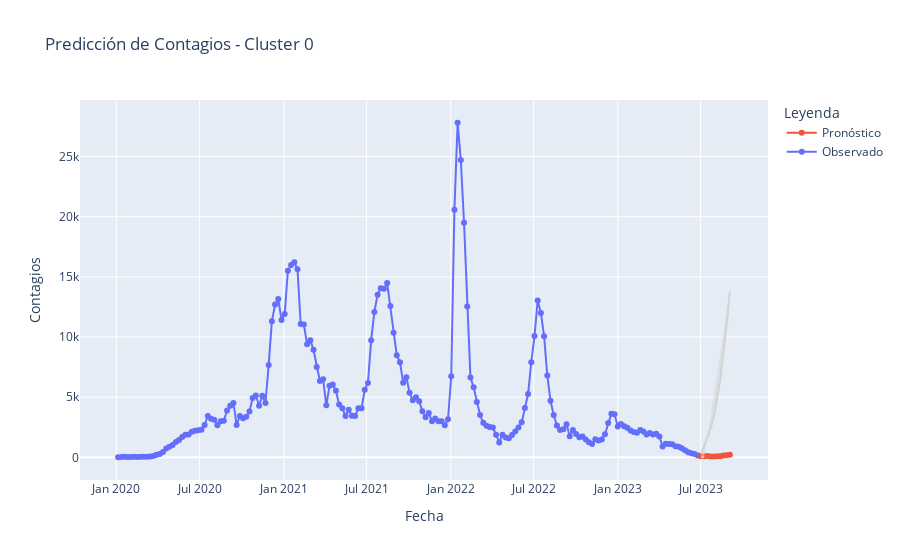

The notebook cell this image was saved under:
### Code cell
def preparar_datos_actuales(df):
    df['Contagios'] = df['Contagios'].clip(lower=1)
    df['Contagios_transformed'], lambda_ = boxcox(df['Contagios'])
    return df['Contagios_transformed'], lambda_


def realizar_predicciones_futuras(modelo, steps, lambda_):
    datos_predicciones = modelo.get_forecast(steps=steps)
    predicciones_t = datos_predicciones.predicted_mean
    predicciones = inv_boxcox(predicciones_t, lambda_)
    pred_ci_transformed = datos_predicciones.conf_int()
    pred_int_conf = pd.DataFrame()
    pred_int_conf['lower'] = inv_boxcox(pred_ci_transformed.iloc[:, 0], lambda_)
    pred_int_conf['upper'] = inv_boxcox(pred_ci_transformed.iloc[:, 1], lambda_)
    ultima_fecha = modelo.data.dates[-1]
    fechas_predichas = pd.date_range(start=ultima_fecha + pd.DateOffset(days=1), periods=steps, freq='W')
    predicciones.index = fechas_predichas
    pred_int_conf.index = fechas_predichas
    return predicciones, pred_int_conf



def visualizar_predicciones_futuras(df, pred_mean, pred_ci, cluster_id):
    fig = go.Figure()

    fig.add_trace(go.Scatter(x=df.index, y=df['Contagios'], mode='lines+markers', name='Observado'))

    fig.add_trace(go.Scatter(x=pred_mean.index, y=pred_mean, mode='lines+markers', name='Pronóstico'))

    fig.add_trace(go.Scatter(x=pred_ci.index, y=pred_ci['lower'], fill=None, mode='lines', line=dict(color='lightgrey'), showlegend=False))

    fig.add_trace(go.Scatter(x=pred_ci.index, y=pred_ci['upper'], fill='tonexty', mode='lines', line=dict(color='lightgrey'), showlegend=False))

    fig.update_layout(title=f'Predicción de Contagios - Cluster {cluster_id}',
                    xaxis_title='Fecha',
                    yaxis_title='Contagios',
                    legend_title='Leyenda')

    fig.show()


datos = cargar_datos_cluster(ruta_csv, cluster_id)
datos_transformados, lambda_ = preparar_datos_actuales(datos)
modelo_ajustado = ajustar_modelo_sarima(datos_transformados, params_ARIMA, params_estacional)
predicciones, intervalos_confianza = realizar_predicciones_futuras(modelo_ajustado, n_preds, lambda_)
visualizar_predicciones_futuras(datos, predicciones, intervalos_confianza, cluster_id)

### Figure 1 — Plotly figure (JSON) as saved in the notebook; plotly's stock layout.template omitted (floating-point values rounded to 4 significant figures; data arrays with more than 128 entries replaced by an {"elided": "..."} marker saying what was removed)
{"data": [{"mode": "lines+markers", "name": "Observado", "type": "scatter", "x": {"elided": "182 str values"}, "y": {"elided": "182 int values"}}, {"mode": "lines+markers", "name": "Pronóstico", "type": "scatter", "x": ["2023-07-02T00:00:00", "2023-07-09T00:00:00", "2023-07-16T00:00:00", "2023-07-23T00:00:00", "2023-07-30T00:00:00", "2023-08-06T00:00:00", "2023-08-13T00:00:00", "2023-08-20T00:00:00", "2023-08-27T00:00:00", "2023-09-03T00:00:00"], "y": [94.89, 101.0, 107.3, 79.79, 70.8, 95.55, 99.49, 144.7, 165.1, 206.9]}, {"line": {"color": "lightgrey"}, "mode": "lines", "showlegend": false, "type": "scatter", "x": ["2023-07-02T00:00:00", "2023-07-09T00:00:00", "2023-07-16T00:00:00", "2023-07-23T00:00:00", "2023-07-30T00:00:00", "2023-08-06T00:00:00", "2023-08-13T00:00:00", "2023-08-20T00:00:00", "2023-08-27T00:00:00", "2023-09-03T00:00:00"], "y": [6.362, 7.788e-06, null, null, null, null, null, null, null, null]}, {"fill": "tonexty", "line": {"color": "lightgrey"}, "mode": "lines", "showlegend": false, "type": "scatter", "x": ["2023-07-02T00:00:00", "2023-07-09T00:00:00", "2023-07-16T00:00:00", "2023-07-23T00:00:00", "2023-07-30T00:00:00", "2023-08-06T00:00:00", "2023-08-13T00:00:00", "2023-08-20T00:00:00", "2023-08-27T00:00:00", "2023-09-03T00:00:00"], "y": [401.8, 917.7, 1711.0, 2399.0, 3347.0, 4938.0, 6427.0, 8823.0, 11020.0, 13800.0]}], "layout": {"legend": {"title": {"text": "Leyenda"}}, "title": {"text": "Predicción de Contagios - Cluster 0"}, "xaxis": {"title": {"text": "Fecha"}}, "yaxis": {"title": {"text": "Contagios"}}}}
